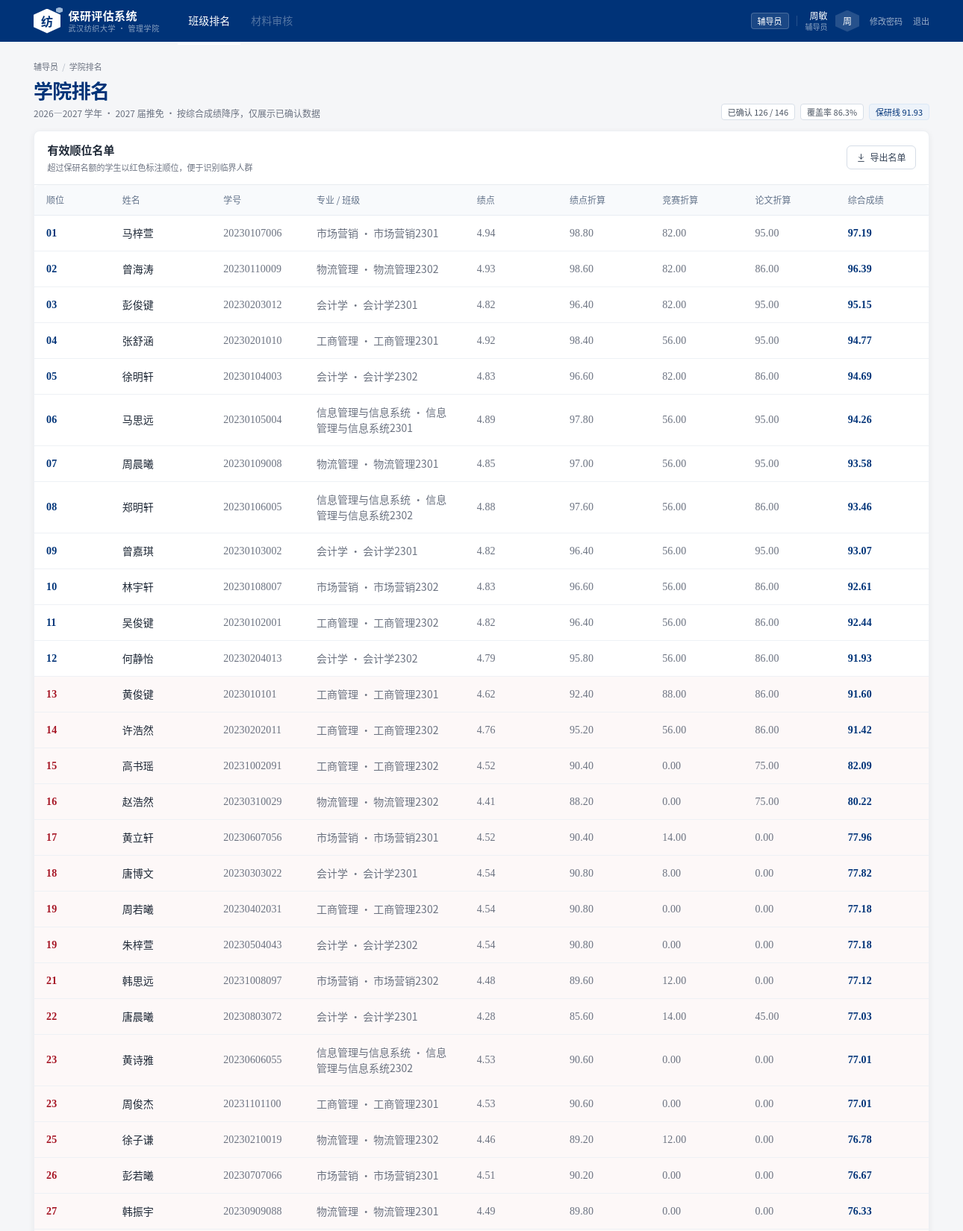
The page /counselor/students (signed in, upper part) on the database its author committed.
### tables this page shows
CREATE TABLE sys_config (
    key    TEXT PRIMARY KEY,
    value  TEXT NOT NULL,
    remark TEXT
);

CREATE TABLE participation (
    id           INTEGER PRIMARY KEY AUTOINCREMENT,
    student_id   INTEGER NOT NULL REFERENCES student(id),
    year         INTEGER NOT NULL,
    status       TEXT NOT NULL DEFAULT 'DRAFT' CHECK (status IN ('DRAFT','CONFIRMED','WITHDRAWN')),
    confirmed_at TEXT,
    UNIQUE (student_id, year)
);

CREATE TABLE student (
    id                INTEGER PRIMARY KEY AUTOINCREMENT,
    user_id           INTEGER NOT NULL UNIQUE REFERENCES sys_user(id),
    student_no        TEXT NOT NULL UNIQUE,
    name              TEXT NOT NULL,
    major_id          INTEGER NOT NULL REFERENCES major(id),
    class_id          INTEGER REFERENCES class_group(id),
    grade_year        INTEGER,
    enrollment_status TEXT NOT NULL DEFAULT 'ACTIVE'
                      CHECK (enrollment_status IN ('ACTIVE','SUSPENDED','LEFT','GRADUATED')),
    -- 绩点由学生手工录入（V1.0–V1.2 不对接教务系统，见 PRD 4.2）
    gpa               REAL NOT NULL DEFAULT 0,
    gpa_scale         REAL NOT NULL DEFAULT 5.0,
    gpa_source        TEXT,
    gpa_updated_at    TEXT
);

CREATE TABLE major (
    id          INTEGER PRIMARY KEY AUTOINCREMENT,
    college_id  INTEGER NOT NULL REFERENCES college(id),
    name        TEXT NOT NULL,
    code        TEXT,
    is_active   INTEGER NOT NULL DEFAULT 1
);

CREATE TABLE class_group (
    id           INTEGER PRIMARY KEY AUTOINCREMENT,
    major_id     INTEGER NOT NULL REFERENCES major(id),
    name         TEXT NOT NULL,
    grade_year   INTEGER NOT NULL,
    counselor_id INTEGER REFERENCES sys_user(id)
);

### app.py (the view)
    @app.route("/counselor/students")
    @role_required("COUNSELOR", "COLLEGE_ADMIN", "SCHOOL_ADMIN")
    def counselor_students():
        db = get_db()
        year = current_year(db)
        ranking = scoring.build_ranking(db, year)
        quota = scoring.get_quota(db)
        return render_template(
            "counselor/students.html",
            year=year,
            rows=ranking["rows"],
            stats=ranking["stats"],
            quota=quota,
            cutoff=scoring.cutoff_score(ranking, quota),
            year_label=get_config(db, "academic_year_label"),
        )

### app.py (called while the page is built)
def current_year(db):
    row = db.execute("SELECT value FROM sys_config WHERE key = 'current_year'").fetchone()
    return int(row["value"]) if row else 2027

def get_config(db, key, default=""):
    row = db.execute("SELECT value FROM sys_config WHERE key = ?", (key,)).fetchone()
    return row["value"] if row else default

def role_required(*roles):
    def decorator(view):
        @functools.wraps(view)
        def wrapped(**kwargs):
            if "uid" not in session:
                return redirect(url_for("login", next=request.path))
            if session.get("role") not in roles:
                abort(403)
            return view(**kwargs)
        return wrapped
    return decorator

def csrf_token():
    token = session.get("_csrf")
    if not token:
        token = secrets.token_urlsafe(32)
        session["_csrf"] = token
    return token

### db.py (called while the page is built)
def get_db():
    if "db" not in g:
        g.db = sqlite3.connect(DB_PATH, detect_types=sqlite3.PARSE_DECLTYPES)
        g.db.row_factory = sqlite3.Row
        g.db.execute("PRAGMA foreign_keys = ON")
    return g.db

### scoring.py (called while the page is built)
def _d(value):
    return Decimal(str(value))

def round2(value):
    return float(_d(value).quantize(Decimal("0.01"), rounding=ROUND_HALF_UP))

def mask_name(name):
    if not name:
        return ""
    if len(name) <= 2:
        return name[0] + "*"
    return name[0] + "*" * (len(name) - 2) + name[-1]

def load_rule(db, year):
    row = db.execute(
        "SELECT * FROM score_rule WHERE year = ? AND status = 'ACTIVE' "
        "ORDER BY id DESC LIMIT 1",
        (year,),
    ).fetchone()
    if row is None:
        raise LookupError(f"{year} 年度尚未配置评分规则，请先由学院管理员配置")
    return {
        "id": row["id"],
        "year": row["year"],
        "version": row["version"],
        "gpa_weight": row["gpa_weight"],
        "comp_weight": row["comp_weight"],
        "paper_weight": row["paper_weight"],
        "gpa_scale": row["gpa_scale"],
        "comp_coef": json.loads(row["comp_coef"]),
        "paper_coef": json.loads(row["paper_coef"]),
        "comp_cap": row["comp_cap"],
        "paper_cap": row["paper_cap"],
    }

def calc_gpa_score(gpa, scale=5.0):
    if not gpa or not scale:
        return 0.0
    score = _d(gpa) / _d(scale) * 100
    return round2(min(max(score, Decimal("0")), Decimal("100")))

def get_quota(db):
    row = db.execute("SELECT value FROM sys_config WHERE key = 'quota_current'").fetchone()
    return int(row["value"]) if row else 0

### templates/counselor/students.html (shortened to what this page needs)
{% extends "base.html" %}
{% block content %}
{% set fmt = "%.2f" %}
<div class="mt-2 flex items-end justify-between">
  <div>
    <div class="flex items-center gap-1.5 text-[11px] text-muted">
      <span>{{ current_user.role_label }}</span><span class="text-[#b4bcc7]">/</span><span>学院排名</span>
    </div>
    <h1 class="mt-1 text-[26px] font-semibold tracking-tight text-fdu-blue">学院排名</h1>
    <p class="mt-1 text-[12px] text-muted">{{ year_label }} · {{ year }} 届推免 · 按综合成绩降序，仅展示已确认数据</p>
  </div>
  <div class="flex items-center gap-2">
    <span class="badge badge-outline">已确认 {{ stats.confirmed }} / {{ stats.total_students }}</span>
    <span class="badge badge-outline">覆盖率 {{ stats.coverage }}%</span>
    <span class="badge badge-blue">保研线 {{ fmt|format(cutoff) if cutoff is not none else '—' }}</span>
  </div>
</div>
<section class="card mt-4">
  <div class="flex items-center justify-between border-b border-line px-5 py-4">
    <div>
      <h2 class="text-[15px] font-semibold text-ink">有效顺位名单</h2>
      <p class="mt-1 text-[11px] text-muted">超过保研名额的学生以红色标注顺位，便于识别临界人群</p>
    </div>
    <a href="{{ url_for('counselor_export') }}" class="btn btn-secondary btn-sm">
      <svg width="13" height="13" viewBox="0 0 24 24" fill="none" stroke="currentColor" stroke-width="1.8" stroke-linecap="round" stroke-linejoin="round" aria-hidden="true">
        <path d="M12 3v12" /><path d="m7 10 5 5 5-5" /><path d="M5 21h14" />
      </svg>
      导出名单
    </a>
  </div>
  <table class="data-table">
    <thead>
      <tr>
        <th class="w-[90px]">顺位</th>
        <th class="w-[120px]">姓名</th>
        <th class="w-[90px]">学号</th>
        <th class="w-[190px]">专业 / 班级</th>
        <th class="w-[110px]">绩点</th>
        <th class="w-[110px]">绩点折算</th>
        <th class="w-[110px]">竞赛折算</th>
        <th class="w-[110px]">论文折算</th>
        <th class="w-[110px]">综合成绩</th>
      </tr>
    </thead>
    <tbody>
      {% for r in rows %}
      <tr class="{{ 'beyond-quota' if quota and r.rank_college > quota }}">
        <td class="font-num font-semibold {{ 'text-fdu-red' if quota and r.rank_college > quota else 'text-fdu-blue' }}">
          {{ "%02d"|format(r.rank_college) }}
        </td>
        <td class="font-medium">{{ r.name }}</td>
        <td class="font-num text-muted">{{ r.student_no }}</td>
        <td class="text-muted">{{ r.major_name }} · {{ r.class_name or '—' }}</td>
        <td class="font-num text-muted">{{ r.gpa }}</td>
        <td class="font-num text-muted">{{ fmt|format(r.gpa_score) }}</td>
        <td class="font-num text-muted">{{ fmt|format(r.comp_score) }}</td>
        <td class="font-num text-muted">{{ fmt|format(r.paper_score) }}</td>
        <td class="font-num score-strong">{{ fmt|format(r.total) }}</td>
      </tr>
      {% else %}
      <tr><td colspan="9" class="py-10 text-center text-[13px] text-muted">暂无已确认参与的学生</td></tr>
      {% endfor %}
    </tbody>
  </table>
</section>
{% endblock %}

### static/css/styles.css (style rules this page uses)
:root { --fdu-blue: #003378; --fdu-blue-dark: #002a63; --fdu-red: #a61625; --canvas: #f5f6f8; --ink: #1f2937; --muted: #6b7280; --line: #e7ebf0; --card-shadow: 0 2px 8px rgba(0, 0, 0, 0.06); }
* { box-sizing: border-box; }
html { font-size: 14px; }
body { min-width: 1280px; margin: 0; background: var(--canvas); color: var(--ink); font-family: "PingFang SC", "Microsoft YaHei", "Hiragino Sans GB", "Noto Sans CJK SC", "Source Han Sans SC", system-ui, -apple-system, "Segoe UI", sans-serif; font-size: 14px; line-height: 1.5; -webkit-font-smoothing: antialiased; text-rendering: optimizeLegibility; }
a { color: inherit; text-decoration: none; }
.font-num { font-family: "Times New Roman", "PingFang SC", "Microsoft YaHei", serif; font-variant-numeric: tabular-nums; letter-spacing: 0.01em; }
.card { background: #ffffff; border: 1px solid #edf0f4; border-radius: 8px; box-shadow: var(--card-shadow); }
.btn { display: inline-flex; align-items: center; justify-content: center; gap: 7px; height: 38px; padding: 0 17px; border: 1px solid transparent; border-radius: 6px; background: transparent; color: var(--ink); font-size: 14px; font-weight: 500; line-height: 1; white-space: nowrap; cursor: pointer; transition: background-color 0.16s ease, border-color 0.16s ease, color 0.16s ease, box-shadow 0.16s ease; }
.btn-secondary { background: #ffffff; border-color: #d6dde7; color: #334155; }
.btn-sm { height: 32px; padding: 0 12px; font-size: 12px; gap: 5px; }
.badge { display: inline-flex; align-items: center; justify-content: center; gap: 4px; height: 22px; padding: 0 8px; border: 1px solid transparent; border-radius: 4px; font-size: 11px; font-weight: 500; line-height: 1; white-space: nowrap; }
.badge-blue { background: #edf3fa; border-color: #dbe8f6; color: var(--fdu-blue); }
.badge-outline { background: #ffffff; border-color: #d8dfe8; color: #4b5563; }
.data-table { width: 100%; border-collapse: separate; border-spacing: 0; font-size: 14px; line-height: 1.5; }
.data-table thead th { padding: 11px 16px; border-bottom: 1px solid #e8edf3; background: #f8fafc; color: #64748b; font-size: 12px; font-weight: 500; text-align: left; white-space: nowrap; }
.data-table thead th:first-child { border-top-left-radius: 6px; }
.data-table thead th:last-child { border-top-right-radius: 6px; }
.data-table tbody td { padding: 13px 16px; border-bottom: 1px solid #eef1f5; vertical-align: middle; }
.data-table tbody tr { transition: background-color 0.14s ease; }
.data-table .score-strong { color: var(--fdu-blue); font-size: 14px; font-weight: 600; }
.data-table tbody tr.beyond-quota > td { background: #fdf8f8; }

### rows shown on the page
sys_config: value "2026—2027 学年"
participation: rank_college "01", name "马梓萱", student_no "20230107006", major_name "市场营销", name "市场营销2301", gpa "4.94", gpa_score "98.80", comp_score "82.00", paper_score "95.00", total "97.19"
participation: rank_college "02", name "曾海涛", student_no "20230110009", major_name "物流管理", name "物流管理2302", gpa "4.93", gpa_score "98.60", comp_score "82.00", paper_score "86.00", total "96.39"
participation: rank_college "03", name "彭俊键", student_no "20230203012", major_name "会计学", name "会计学2301", gpa "4.82", gpa_score "96.40", comp_score "82.00", paper_score "95.00", total "95.15"
participation: rank_college "04", name "张舒涵", student_no "20230201010", major_name "工商管理", name "工商管理2301", gpa "4.92", gpa_score "98.40", comp_score "56.00", paper_score "95.00", total "94.77"
participation: rank_college "05", name "徐明轩", student_no "20230104003", major_name "会计学", name "会计学2302", gpa "4.83", gpa_score "96.60", comp_score "82.00", paper_score "86.00", total "94.69"
participation: rank_college "06", name "马思远", student_no "20230105004", major_name "信息管理与信息系统", name "信息管理与信息系统2301", gpa "4.89", gpa_score "97.80", comp_score "56.00", paper_score "95.00", total "94.26"
participation: rank_college "07", name "周晨曦", student_no "20230109008", major_name "物流管理", name "物流管理2301", gpa "4.85", gpa_score "97.00", comp_score "56.00", paper_score "95.00", total "93.58"
participation: rank_college "08", name "郑明轩", student_no "20230106005", major_name "信息管理与信息系统", name "信息管理与信息系统2302", gpa "4.88", gpa_score "97.60", comp_score "56.00", paper_score "86.00", total "93.46"
participation: rank_college "09", name "曾嘉琪", student_no "20230103002", major_name "会计学", name "会计学2301", gpa "4.82", gpa_score "96.40", comp_score "56.00", paper_score "95.00", total "93.07"
participation: rank_college "10", name "林宇轩", student_no "20230108007", major_name "市场营销", name "市场营销2302", gpa "4.83", gpa_score "96.60", comp_score "56.00", paper_score "86.00", total "92.61"
participation: rank_college "11", name "吴俊键", student_no "20230102001", major_name "工商管理", name "工商管理2302", gpa "4.82", gpa_score "96.40", comp_score "56.00", paper_score "86.00", total "92.44"
participation: rank_college "12", name "何静怡", student_no "20230204013", major_name "会计学", name "会计学2302", gpa "4.79", gpa_score "95.80", comp_score "56.00", paper_score "86.00", total "91.93"
participation: rank_college "13", name "黄俊键", student_no "2023010101", major_name "工商管理", name "工商管理2301", gpa "4.62", gpa_score "92.40", comp_score "88.00", paper_score "86.00", total "91.60"
participation: rank_college "14", name "许浩然", student_no "20230202011", major_name "工商管理", name "工商管理2302", gpa "4.76", gpa_score "95.20", comp_score "56.00", paper_score "86.00", total "91.42"
participation: rank_college "15", name "高书瑶", student_no "20231002091", major_name "工商管理", name "工商管理2302", gpa "4.52", gpa_score "90.40", comp_score "0.00", paper_score "75.00", total "82.09"
participation: rank_college "16", name "赵浩然", student_no "20230310029", major_name "物流管理", name "物流管理2302", gpa "4.41", gpa_score "88.20", comp_score "0.00", paper_score "75.00", total "80.22"
participation: rank_college "17", name "黄立轩", student_no "20230607056", major_name "市场营销", name "市场营销2301", gpa "4.52", gpa_score "90.40", comp_score "14.00", paper_score "0.00", total "77.96"
participation: rank_college "18", name "唐博文", student_no "20230303022", major_name "会计学", name "会计学2301", gpa "4.54", gpa_score "90.80", comp_score "8.00", paper_score "0.00", total "77.82"
participation: rank_college "19", name "周若曦", student_no "20230402031", major_name "工商管理", name "工商管理2302", gpa "4.54", gpa_score "90.80", comp_score "0.00", paper_score "0.00", total "77.18"
participation: rank_college "19", name "朱梓萱", student_no "20230504043", major_name "会计学", name "会计学2302", gpa "4.54", gpa_score "90.80", comp_score "0.00", paper_score "0.00", total "77.18"
participation: rank_college "21", name "韩思远", student_no "20231008097", major_name "市场营销", name "市场营销2302", gpa "4.48", gpa_score "89.60", comp_score "12.00", paper_score "0.00", total "77.12"
participation: rank_college "22", name "唐晨曦", student_no "20230803072", major_name "会计学", name "会计学2301", gpa "4.28", gpa_score "85.60", comp_score "14.00", paper_score "45.00", total "77.03"
participation: rank_college "23", name "黄诗雅", student_no "20230606055", major_name "信息管理与信息系统", name "信息管理与信息系统2302", gpa "4.53", gpa_score "90.60", comp_score "0.00", paper_score "0.00", total "77.01"
participation: rank_college "23", name "周俊杰", student_no "20231101100", major_name "工商管理", name "工商管理2301", gpa "4.53", gpa_score "90.60", comp_score "0.00", paper_score "0.00", total "77.01"
participation: rank_college "25", name "徐子谦", student_no "20230210019", major_name "物流管理", name "物流管理2302", gpa "4.46", gpa_score "89.20", comp_score "12.00", paper_score "0.00", total "76.78"
participation: rank_college "26", name "彭若曦", student_no "20230707066", major_name "市场营销", name "市场营销2301", gpa "4.51", gpa_score "90.20", comp_score "0.00", paper_score "0.00", total "76.67"
participation: rank_college "27", name "韩振宇", student_no "20230909088", major_name "物流管理", name "物流管理2301", gpa "4.49", gpa_score "89.80", comp_score "0.00", paper_score "0.00", total "76.33"

### other values the page prints
{{ current_user.role_label }} "辅导员"
{{ current_user.name }} "周敏"
{{ role_label[current_user.role] }} "辅导员"
{{ current_user.name[0] if current_user.name else '·' }} "周"
{{ year }} "2027"
{{ stats.confirmed }} "126"
{{ stats.total_students }} "146"
{{ stats.coverage }} "86.3"
{{ fmt|format(cutoff) if cutoff is not none else '—' }} "91.93"
